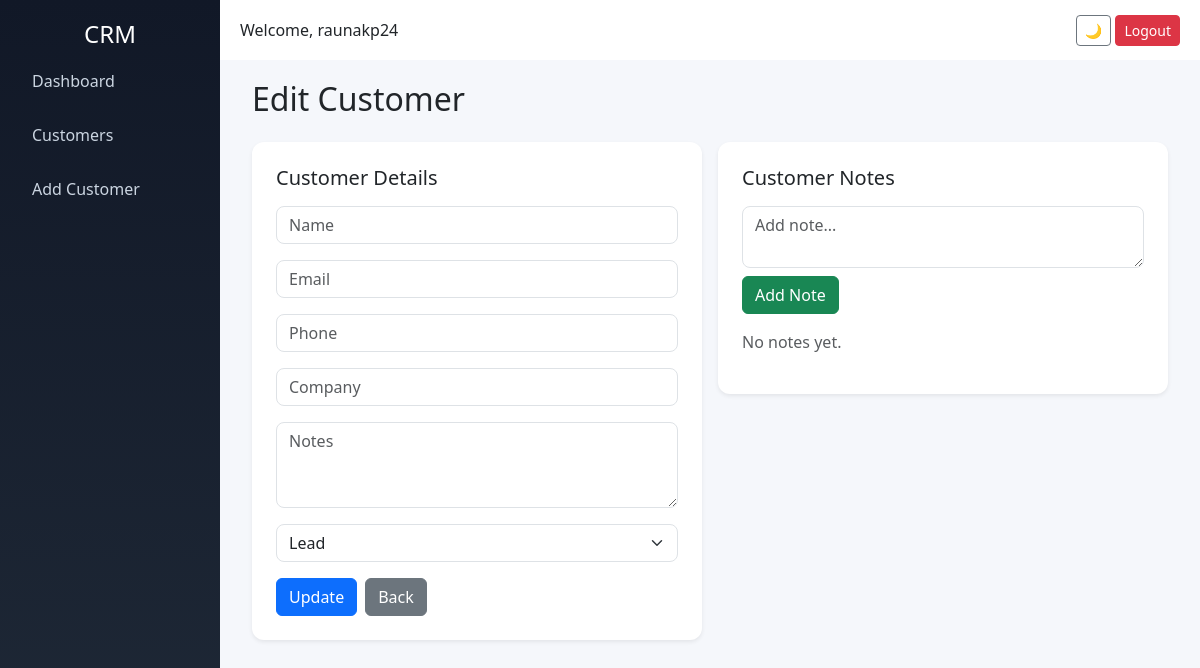
The app's page /edit_customer/109 (signed in), older data.
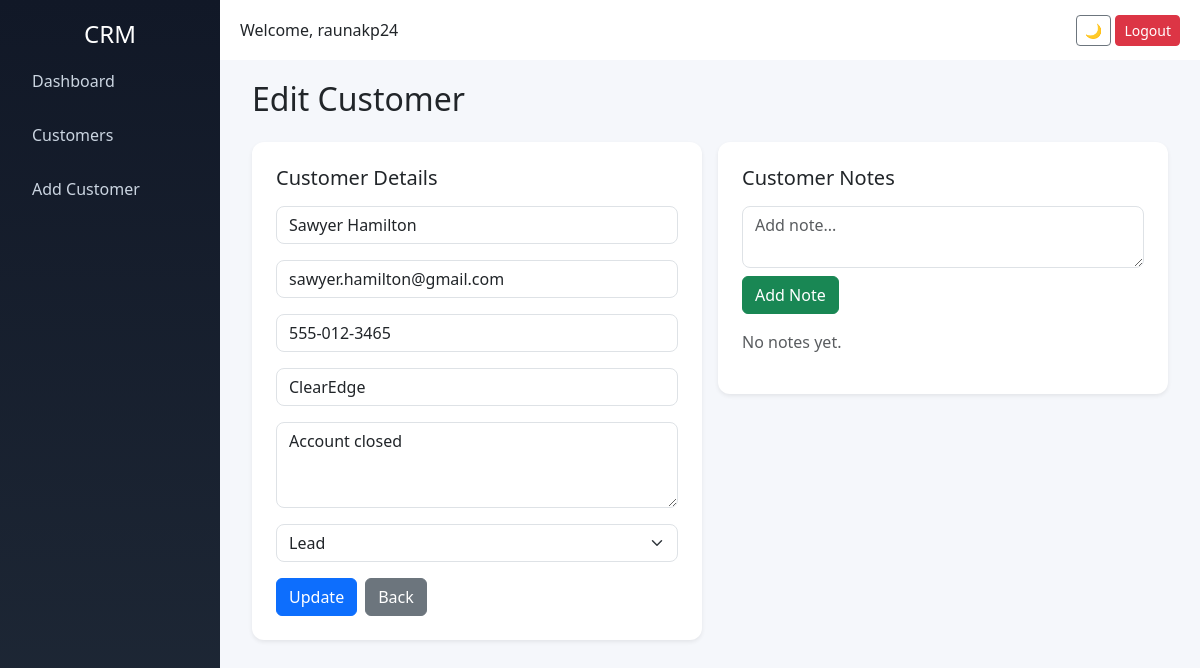
The same page, newer data.
### tables this page shows
CREATE TABLE customers (
            id INTEGER PRIMARY KEY AUTOINCREMENT,
            name TEXT,
            email TEXT,
            phone TEXT,
            company TEXT,
            notes TEXT,
            status TEXT
        );

### app.py (the view, shortened to what this page needs)
@app.route('/edit_customer/<int:id>', methods=['GET', 'POST'])
@login_required
def edit_customer(id):
    conn = get_db_connection()
    customer = conn.execute(
        'SELECT * FROM customers WHERE id=?', (id,)
    ).fetchone()
    notes = conn.execute(
        'SELECT * FROM notes WHERE customer_id=? ORDER BY created_at DESC',
        (id,)
    ).fetchall()
    conn.close()
    return render_template('edit_customer.html', customer=customer, notes=notes)

### app.py (called while the page is built)
def login_required(f):
    @wraps(f)
    def wrapper(*args, **kwargs):
        if 'user' not in session:
            return redirect('/login')
        return f(*args, **kwargs)
    return wrapper

def get_db_connection():
    conn = sqlite3.connect('database.db')
    conn.row_factory = sqlite3.Row
    return conn

### templates/edit_customer.html (shortened to what this page needs)
{% extends 'base.html' %}
{% block content %}
<div class="container-fluid">
    <h2 class="mb-4">Edit Customer</h2>
    <div class="row g-3">
        <div class="col-md-6">
            <div class="card p-4 shadow-sm" style="border-radius: 12px;">
                <h5 class="mb-3">Customer Details</h5>
                <form method="POST">
                    <div class="mb-3">
                        <input type="text" name="name" class="form-control"
                               value="{{ customer['name'] }}" placeholder="Name" required>
                    </div>
                    <div class="mb-3">
                        <input type="email" name="email" class="form-control"
                               value="{{ customer['email'] }}" placeholder="Email" required>
                    </div>
                    <div class="mb-3">
                        <input type="text" name="phone" class="form-control"
                               value="{{ customer['phone'] }}" placeholder="Phone">
                    </div>
                    <div class="mb-3">
                        <input type="text" name="company" class="form-control"
                               value="{{ customer['company'] }}" placeholder="Company">
                    </div>
                    <div class="mb-3">
                        <textarea name="notes" class="form-control" rows="3"
                                  placeholder="Notes">{{ customer['notes'] }}</textarea>
                    </div>
                    <div class="mb-3">
                        <select name="status" class="form-select">
                            <option value="Lead" {% if customer['status'] == 'Lead' %}selected{% endif %}>Lead</option>
                        </select>
                    </div>
                    <div class="d-flex gap-2">
                        <button class="btn btn-primary">Update</button>
                        <a href="/customers" class="btn btn-secondary">Back</a>
                    </div>
                </form>
            </div>
        </div>
        <div class="col-md-6">
            <div class="card p-4 shadow-sm" style="border-radius: 12px;">
                <h5 class="mb-3">Customer Notes</h5>
                <form method="POST" action="/add_note/{{ customer['id'] }}">
                    <textarea name="content" class="form-control mb-2"
                              placeholder="Add note..." rows="2"></textarea>
                    <button class="btn btn-success mb-3">Add Note</button>
                </form>
                {% if notes %}
                    <div class="list-group">
                        {% for note in notes %}
                            <div class="list-group-item">
                                <div>{{ note['content'] }}</div>
                                <small class="text-muted">{{ note['created_at'] }}</small>
                            </div>
                        {% endfor %}
                    </div>
                {% else %}
                    <p class="text-muted">No notes yet.</p>
                {% endif %}
            </div>
        </div>
    </div>
</div>
{% endblock %}

### templates/base.html (shortened to what this page needs)
<!DOCTYPE html>
<html>
<head>
    <link href="https://cdn.jsdelivr.net/npm/bootstrap@5.3.0/dist/css/bootstrap.min.css" rel="stylesheet">
    <link href="https://cdn.jsdelivr.net/npm/bootstrap-icons/font/bootstrap-icons.css" rel="stylesheet">
</head>
<body>
{% if session.get('user') %}
<div class="sidebar">
    <h4>CRM</h4>
    <a href="{{ url_for('dashboard') }}">Dashboard</a>
    <a href="{{ url_for('customers') }}">Customers</a>
    <a href="{{ url_for('add_customer') }}">Add Customer</a>
</div>
<div class="topbar">
    <div>Welcome, {{ session.get('user') }}</div>
    <div>
        <button onclick="toggleDarkMode()" class="btn btn-outline-secondary btn-sm">🌙</button>
        <a href="{{ url_for('logout') }}" class="btn btn-danger btn-sm">Logout</a>
    </div>
</div>
<div class="content">
{% else %}
<div class="public-container">
{% endif %}
    {% block content %}{% endblock %}
</div>
</body>
</html>

### templates/base.html (style rules this page uses)
* { transition: all 0.2s ease-in-out; }
body { margin: 0; font-family: 'Segoe UI', sans-serif; background: #f5f7fb; }
.sidebar { width: 220px; position: fixed; height: 100vh; background: linear-gradient(180deg, #111827, #1f2937); padding-top: 20px; }
.sidebar h4 { color: #fff; text-align: center; }
.sidebar a { display: block; color: #cbd5e1; padding: 12px 20px; margin: 6px 12px; border-radius: 8px; text-decoration: none; }
.topbar { margin-left: 220px; height: 60px; background: white; display: flex; align-items: center; justify-content: space-between; padding: 0 20px; }
.content { margin-left: 220px; padding: 20px; }
.card { border-radius: 12px; border: none; box-shadow: 0 6px 15px rgba(0,0,0,0.05); }
.card { border-radius: 12px; }
.form-control, .form-select { border-radius: 8px; }

Row changes from the older to the newer data that the page shows:
added customers: name "Sawyer Hamilton", email "sawyer.hamilton@gmail.com", phone "555-012-3465", company "ClearEdge", notes "Account closed", status "Lead"
Text that changed along with them:
form field status: "Lead" → (not shown)
